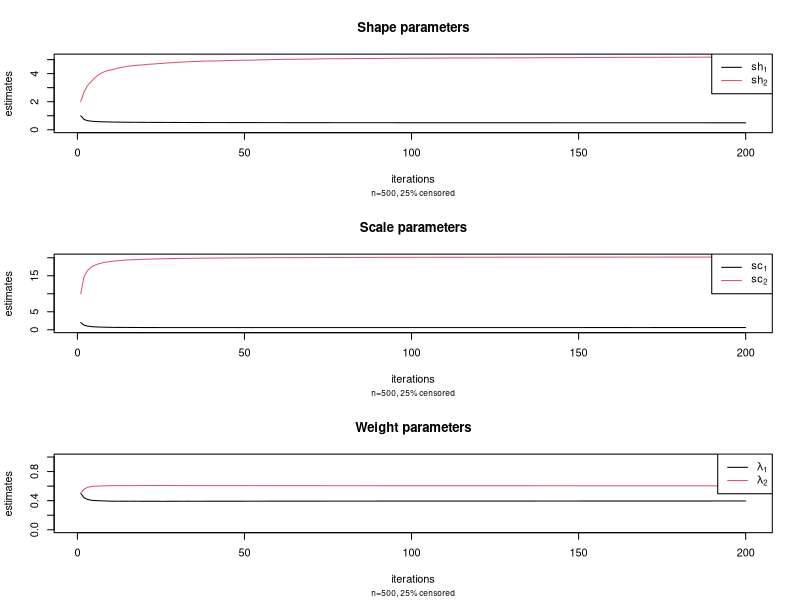
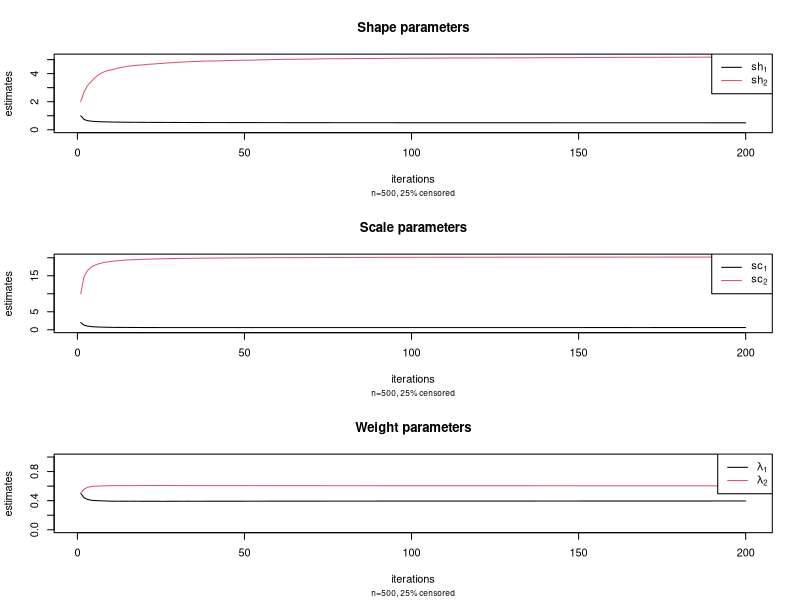

Here is the R script that generated these plots, in order:
library(mixtools)


### Name: weibullRMM_SEM
### Title: St-EM algorithm for Reliability Mixture Models (RMM) of Weibull
###   with right Censoring
### Aliases: weibullRMM_SEM
### Keywords: file

### ** Examples

n = 500 # sample size
m = 2 # nb components
lambda=c(0.4, 0.6)
shape <- c(0.5,5); scale <- c(1,20) # model parameters
set.seed(321)
x <- rweibullmix(n, lambda, shape, scale) # iid ~ weibull mixture
cs=runif(n,0,max(x)+10) # iid censoring times
t <- apply(cbind(x,cs),1,min) # censored observations
d <- 1*(x <= cs)              # censoring indicator

## set arbitrary or "reasonable" (e.g., data-driven) initial values
l0 <- rep(1/m,m); sh0 <- c(1, 2); sc0 <- c(2,10)
# Stochastic EM algorithm 
a <- weibullRMM_SEM(t, d, lambda = l0, shape = sh0, scale = sc0, maxit = 200)

summary(a) # Parameters estimates etc
plotweibullRMM(a) # plot of St-EM sequences
plot(a, which=2) # or equivalently, S3 method for "mixEM" object
